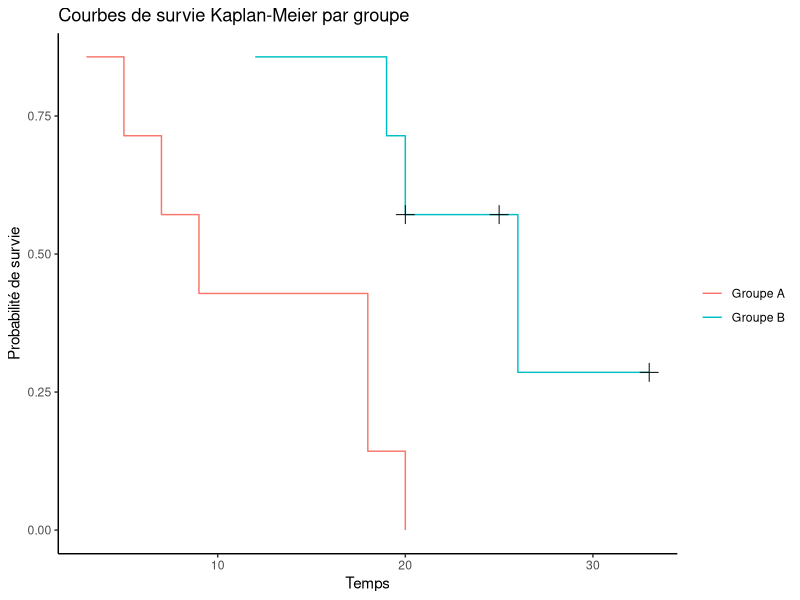
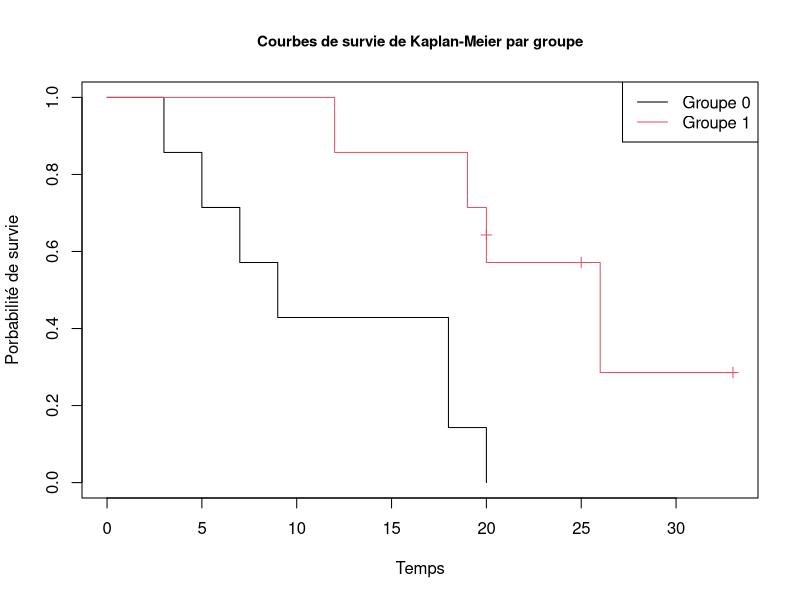

Recreate these plots in R, in order.
# TP1 - Exercice 1

# Importation library

library(ggplot2) # Visualisation graphique
library(dplyr) # Manipulation de données

## Création dataframe

data <- data.frame(
  Time = c(3,5,7,9,18,18,20,12,33,19,20,20,25,26),
  status = c(rep(1,8),0,1,1,0,0,1),  # 1 = événement, 0 = censuré
  grp = c(rep(0,7),rep(1,7)))

## 1

KM_calc <- function(data) {
  # Trie des données selon le temps
  data <- data[order(data$Time), ]
  
  # Initialiser les colonnes pour Kaplan-Meier
  n <- nrow(data)
  data$at_risk <- rev(seq(n))                # Nombre de sujets à risque
  data$event <- data$status                  # Nombre d'événements
  data$survival <- 1 - data$event / data$at_risk  # Probabilité de survie conditionnelle
  data$cum_survival <- cumprod(data$survival)    # Probabilité cumulative
  
  # Retourner les colonnes utiles
  return(data[, c("Time", "at_risk", "event", "cum_survival")])
}

groupe0_data <- data[data$grp == 0, ] # Calcul Kaplan-Meier par groupe
groupe1_data <- data[data$grp == 1, ]

km_groupeA <- KM_calc(groupe0_data)
km_groupeB <- KM_calc(groupe1_data)

km_groupeA$group <- "Groupe A" # Ajout d'une colonne pour identifier le groupe
km_groupeB$group <- "Groupe B"


km_resultats <- rbind(km_groupeA, km_groupeB) # Fusion des résultats
print(km_resultats)

## 2

ggplot(km_resultats, aes(x = Time, y = cum_survival, color = group)) +
  geom_step() +
  geom_point(data = km_resultats[km_resultats$event == 0, ],
             aes(x = Time, y = cum_survival),
             shape = 3, size = 4, color = "black"
  ) + 
  labs(
    title = "Courbes de survie Kaplan-Meier par groupe",
    x = "Temps",
    y = "Probabilité de survie",
    color = ""
  ) +
  theme_classic()

## 3

estimation_mediane <- km_resultats %>%
  group_by(group) %>% 
  filter(cum_survival < 0.5) %>% 
  slice_min(Time) %>% 
  ungroup()

estimation_mediane

estimation_quartile_1 <- km_resultats %>% 
  group_by(group) %>% 
  filter(cum_survival <= 0.25) %>% 
  slice_min(Time) %>% 
  ungroup()

estimation_quartile_1

## 4 

library(survival) # Chargement de la librairie

### 4.1

KM0 <- survfit(Surv(data$Time, data$status)~1) # sans distinction de groupe
summary(KM0,conf.type="Plain")

KM <- survfit(Surv(data$Time, data$status)~data$grp) # avec distinction de groupe
summary(KM,conf.type="Plain")

### 4.2

plot(KM, mark.time=TRUE, col=c(1,2), 
     main = "Courbes de survie de Kaplan-Meier par groupe", 
     cex.main = 0.9,
     xlab = "Temps", 
     ylab = "Porbabilité de survie", 
     lty = 1)
legend("topright", legend = c("Groupe 0", "Groupe 1"), col = c(1, 2), lty = 1)

## 4.3

quantile(KM, probs = 0.25) # Estimation du 1er quartile

quantile(KM, probs = 0.5) # Estimation de la médiane

## 5

### Test du log-rang à la main

#### Étape 1 : Regrouper les données par temps

data <- data[order(data$Time), ]  # Trier par temps
unique_times <- unique(data$Time)  # Temps uniques où les événements se produisent

results <- data.frame(
  time = unique_times,
  events = numeric(length(unique_times)),   # Total des événements à chaque temps
  at_risk_0 = numeric(length(unique_times)),  # Nombre à risque dans le Groupe 0
  events_0 = numeric(length(unique_times)),   # Événements observés dans le Groupe 0
  at_risk_1 = numeric(length(unique_times)),  # Nombre à risque dans le Groupe 1
  events_1 = numeric(length(unique_times))    # Événements observés dans le Groupe 1
) # Initialiser les résultats

#### Étape 2 : Calculer les nombres à risque et événements observés

for (i in seq_along(unique_times)) {
  t <- unique_times[i]
  at_risk <- data[data$Time >= t, ]  # Sujets toujours à risque au temps `t`
  events <- data[data$Time == t & data$status == 1, ]  # Événements au temps `t`
  
  results$events[i] <- nrow(events)  # Total des événements
  results$at_risk_0[i] <- sum(at_risk$grp == 0)  # À risque dans Groupe 0
  results$events_0[i] <- sum(events$grp == 0)    # Événements dans Groupe 0
  results$at_risk_1[i] <- sum(at_risk$grp == 1)  # À risque dans Groupe 1
  results$events_1[i] <- sum(events$grp == 1)    # Événements dans Groupe 1
}

#### Étape 3 : Calculer les contributions attendues et les résidus

results$expected_0 <- results$events * results$at_risk_0 / (results$at_risk_0 + results$at_risk_1)  # Événements attendus Groupe 0
results$expected_1 <- results$events * results$at_risk_1 / (results$at_risk_0 + results$at_risk_1)  # Événements attendus Groupe 1

# Résidus observés - attendus

results$residual_0 <- results$events_0 - results$expected_0
results$residual_1 <- results$events_1 - results$expected_1

# Variance

results$variance_1 <- results$expected_1 * (1 - results$expected_1 / results$events)

#### Étape 4 : Calcul de la statistique du test

O_E <- sum(results$residual_1)  # Somme des (O - E) pour le Groupe 1
V <- sum(results$variance_1, na.rm = TRUE)  # Variance totale

O_E
V

chi_square <- (O_E^2) / V  # Statistique chi-carré

#### Étape 5 : Calcul de la valeur-p
p_value <- 1 - pchisq(chi_square, df = 1)  # Degré de liberté = 1


# Résultats

cat("Statistique du test log-rank : ", chi_square, "\n")
cat("Valeur-p : ", p_value, "\n")

# Afficher les résultats

print(results)